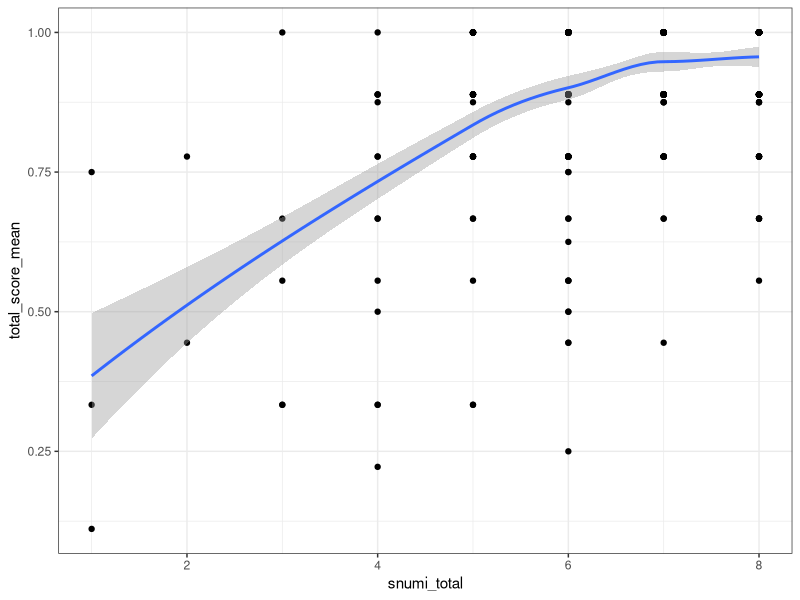
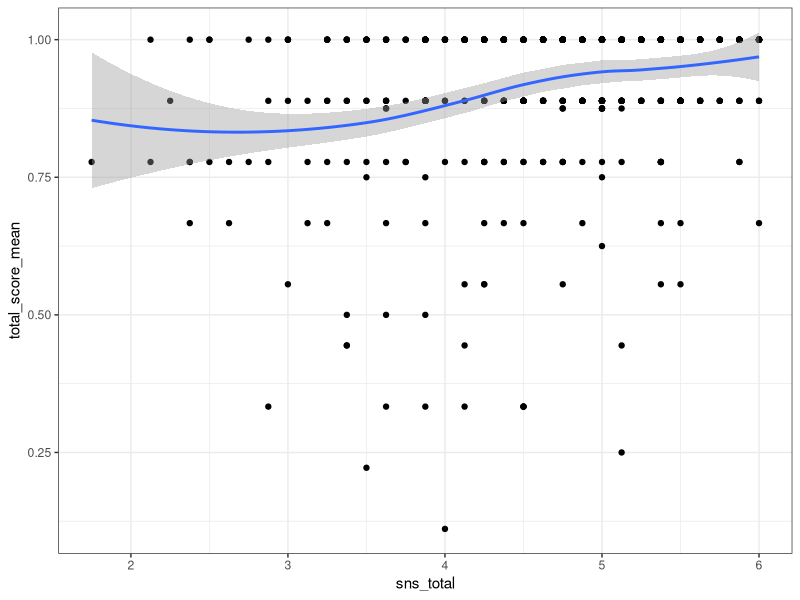
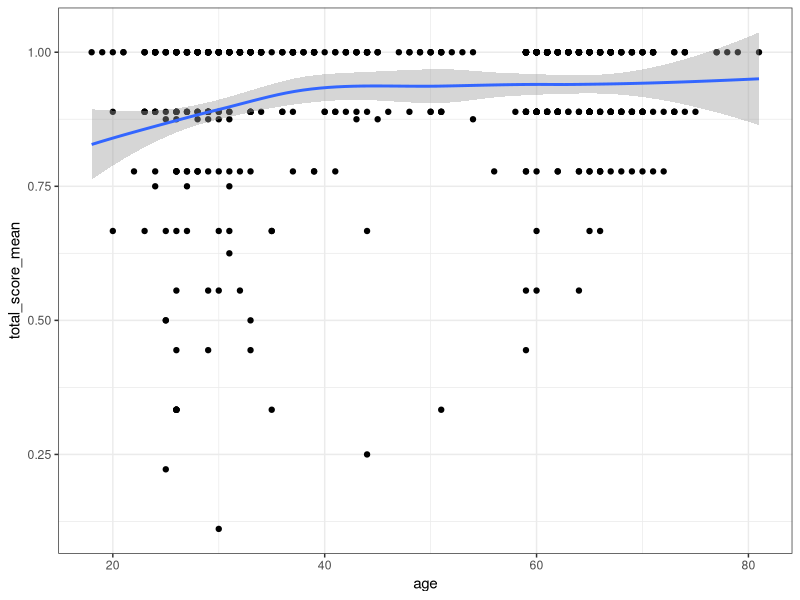
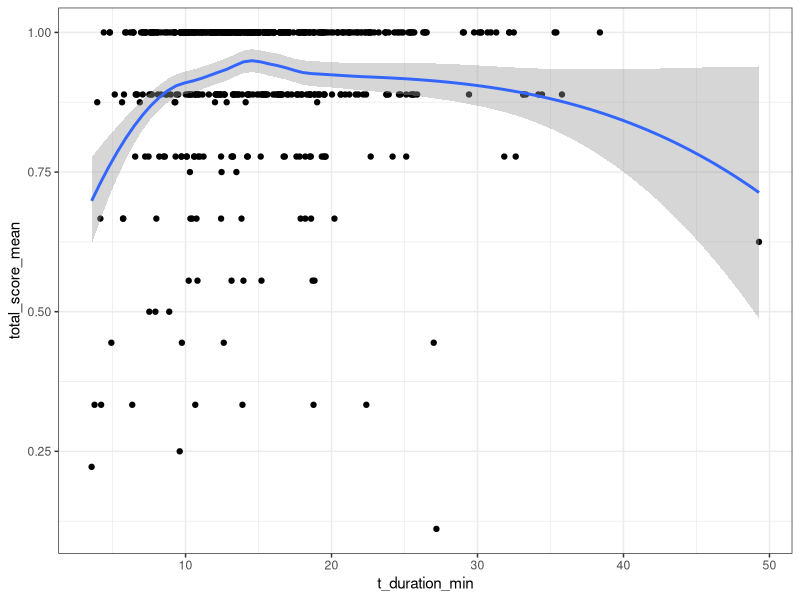
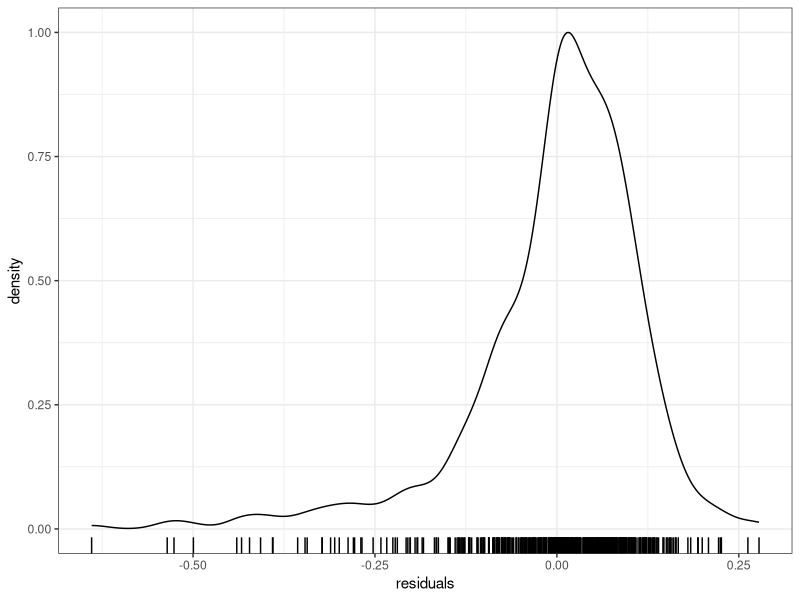
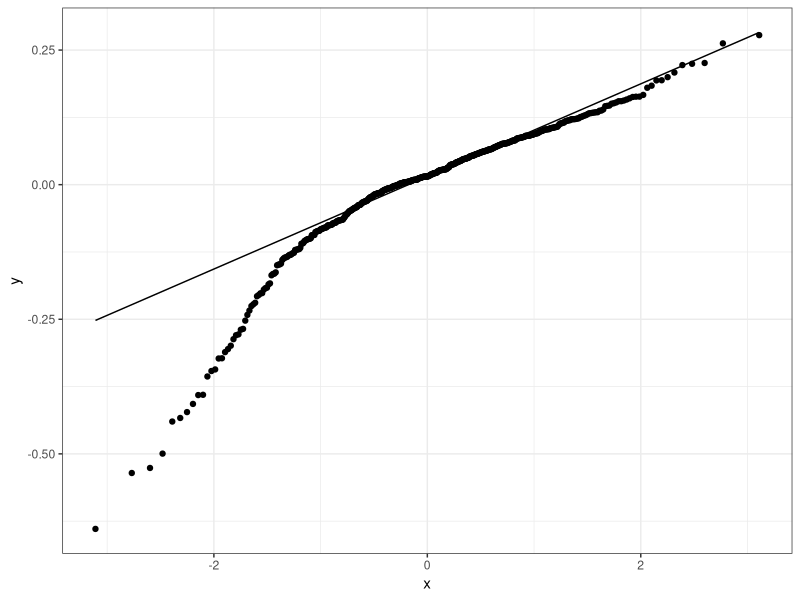
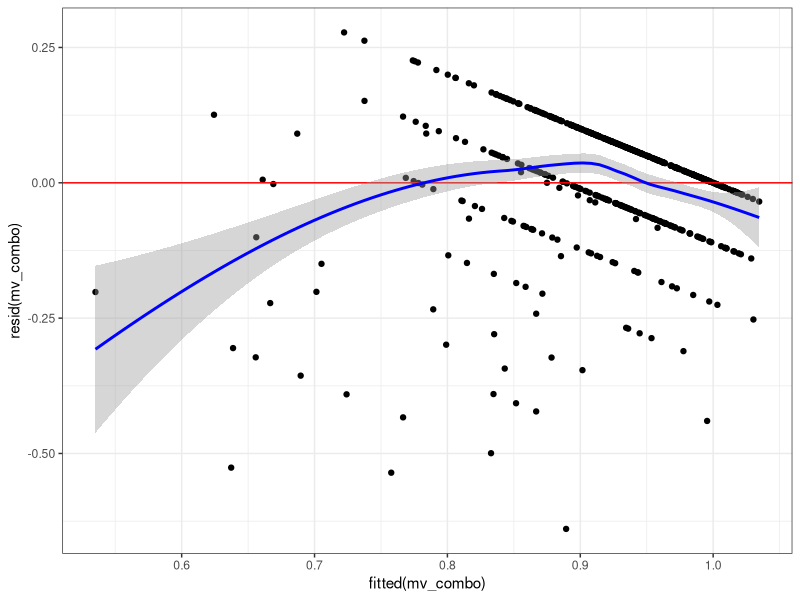
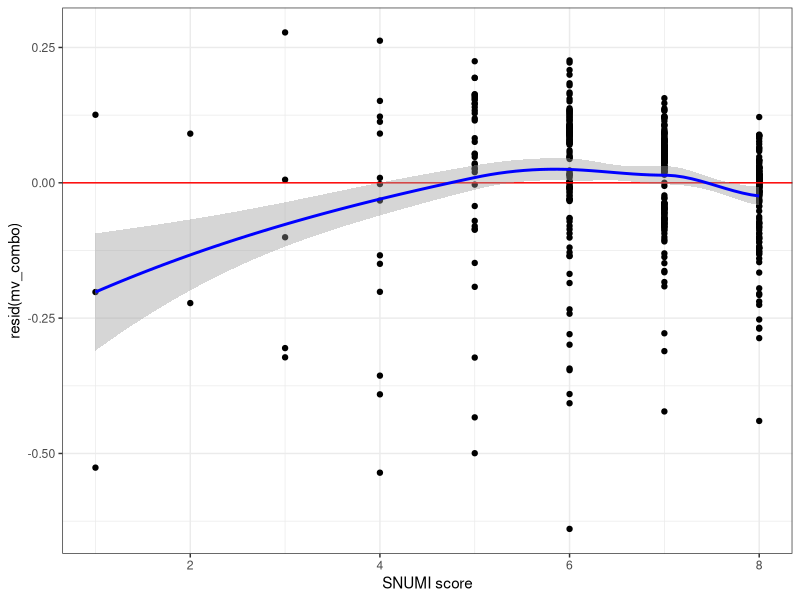

These charts were generated, in order, by the following R code:
## ---- chunk 1
knitr::opts_chunk$set(echo = TRUE, warning = FALSE)
library(data.table)
library(ggplot2)
library(lmtest)
library(sandwich)
library(psych)
library(corrplot)
## ---- chunk 2
rr <- fread('mturk_study_data.csv')
## ---- chunk 3
# multiivariable regression
# independent vars: age, gender, race, education, then each numeracy score
# dependent var: composite total score

# combined model
mv_combo <- lm(total_score_mean ~ snumi_total + sns_total + I(gender == 'male') + I(race == 'white') + I(educ %in% c('bachelors','masters','doctoral')) + age + t_duration_min, data = rr)
summary(mv_combo)
knitr::kable(data.frame(Coef = coef(mv_combo), confint(mv_combo), p = coef(summary(mv_combo))[,4]), digits = 4)

# also do by Cohort:
# batch 1/2 (Cohort 1 - younger) 
mv_combo1 <- lm(total_score_mean ~ snumi_total + sns_total + I(gender == 'male') + I(race == 'white') + I(educ %in% c('bachelors','masters','doctoral')) + age + t_duration_min, data = rr[batch_id != 3])
summary(mv_combo1)
#xtable::xtable(mv_combo)
knitr::kable(data.frame(Coef = coef(mv_combo1), confint(mv_combo1), p = coef(summary(mv_combo1))[,4]), digits = 4)

# batch 3 (Cohort 2 - older)
mv_combo3 <- lm(total_score_mean ~ snumi_total + sns_total + I(gender == 'male') + I(race == 'white') + I(educ %in% c('bachelors','masters','doctoral')) + age + t_duration_min, data = rr[batch_id == 3])
summary(mv_combo3)
#xtable::xtable(mv_combo)
knitr::kable(data.frame(Coef = coef(mv_combo3), confint(mv_combo3), p = coef(summary(mv_combo3))[,4]), digits = 4)
## ---- chunk 4
# Linearity
ggplot(rr, aes(snumi_total, total_score_mean)) + 
  geom_point() + 
  geom_smooth() + 
  theme_bw()
ggplot(rr, aes(sns_total, total_score_mean)) + 
  geom_point() + 
  geom_smooth() + 
  theme_bw()
ggplot(rr, aes(age, total_score_mean)) + 
  geom_point() + 
  geom_smooth() + 
  theme_bw()
ggplot(rr, aes(t_duration_min, total_score_mean)) + 
  geom_point() + 
  geom_smooth() + 
  theme_bw()

# Independence
# Sample of Mturkers was done as described in the manucsript without any clustering or
# correlation of recruitment techniques to suggest dependence among obserations.

# Normality
# Distribution of residuals
ggplot(data.table(residuals = resid(mv_combo)), aes(x=residuals)) +
  geom_density(aes(y=..scaled..)) +
  theme_bw() + 
  geom_rug() +
  xlab('residuals') +
  ylab('density')
# QQ-plot
ggplot(data.table(residuals = resid(mv_combo)), aes(sample=residuals)) +
  geom_qq() +
  geom_qq_line() +
  theme_bw()

# Equal variance
# look at a residual plot of yhat
qplot(fitted(mv_combo), resid(mv_combo)) +
  geom_abline(slope =0, intercept = 0, color = 'red') +
  geom_smooth(color = 'blue', method = 'loess') + 
  theme_bw()
# look at a residual plot of continuous independent vars
qplot(rr$snumi_total, resid(mv_combo)) +
  geom_abline(slope =0, intercept = 0, color = 'red') +
  geom_smooth(color = 'blue') + 
  xlab('SNUMI score') + 
  theme_bw()
qplot(rr$sns_total, resid(mv_combo)) +
  geom_abline(slope =0, intercept = 0, color = 'red') +
  geom_smooth(color = 'blue') + 
  xlab('SNS score') + 
  theme_bw()
qplot(rr$age, resid(mv_combo)) +
  geom_abline(slope =0, intercept = 0, color = 'red') +
  geom_smooth(color = 'blue') + 
  xlab('age (years)') + 
  theme_bw()
qplot(rr$t_duration_min, resid(mv_combo)) +
  geom_abline(slope =0, intercept = 0, color = 'red') +
  geom_smooth(color = 'blue') + 
  xlab('time (minutes)') + 
  theme_bw()
# Test using robust standard errors to see if estimates change
coeftest(mv_combo, vcov = vcovHC(mv_combo, type="HC1"))
# NB. no difference in estimates or CIs...
## ---- chunk 5
# http://www.sthda.com/english/wiki/visualize-correlation-matrix-using-correlogram
cor.mtest <- function(mat, ...) {
    mat <- as.matrix(mat)
    n <- ncol(mat)
    p.mat<- matrix(NA, n, n)
    diag(p.mat) <- 0
    for (i in 1:(n - 1)) {
        for (j in (i + 1):n) {
            tmp <- cor.test(mat[, i], mat[, j], ...)
            p.mat[i, j] <- p.mat[j, i] <- tmp$p.value
        }
    }
  colnames(p.mat) <- rownames(p.mat) <- colnames(mat)
  p.mat
}

# now make corr plot
p.mat <- cor.mtest(rr[,.(snumi_total,sns_total, age, t_duration_min)])

corrplot(cor(rr[,.('S-NUMi' = snumi_total, 'SNS' = sns_total, 
                   'age (years)' = age, 
                   'duration (minutes)' = t_duration_min)]), 
         method = 'color', type = 'upper', addCoef.col = "black",
         col=rev(colorRampPalette(colors = c('firebrick','goldenrod'))(4)), 
         tl.col="black",
         tl.srt=45, p.mat = p.mat, sig.level = 0.05, insig = "blank")
## ---- chunk 6
# Visualization 
# Panel A - Objective Numeracy
rr[, snumi_cat := cut(snumi_total, breaks = c(0, 3, 6, 8),
                      labels = c('low (0-3)','average (4-6)','high (7-8)'),
                      right = TRUE)]
ggplot(rr, aes(x = snumi_cat, y = total_score_mean * 100)) + 
  geom_boxplot(width = 0.5) +
  theme_bw() + 
  xlab('objective numeracy') +
  ylab('total score (%)') +
  annotate('text', x = 1:3, y = 1, label = c('n = 10', 'n = 173', 'n = 351'))

# Panel B - Subjective Numeracy
rr[, sns_cat := cut(sns_total, breaks = c(1, 3, 5, 6),
                      labels = c('low [1-3)','medium [3-5)','high [5-6]'),
                      right = TRUE)]
ggplot(rr, aes(x = sns_cat, y = total_score_mean * 100)) + 
  geom_boxplot(width = 0.5) +
  theme_bw() + 
  xlab('subjective numeracy') +
  ylab('total score (%)') +
  annotate('text', x = 1:3, y = 1, label = c('n = 24', 'n = 307', 'n = 203'))
